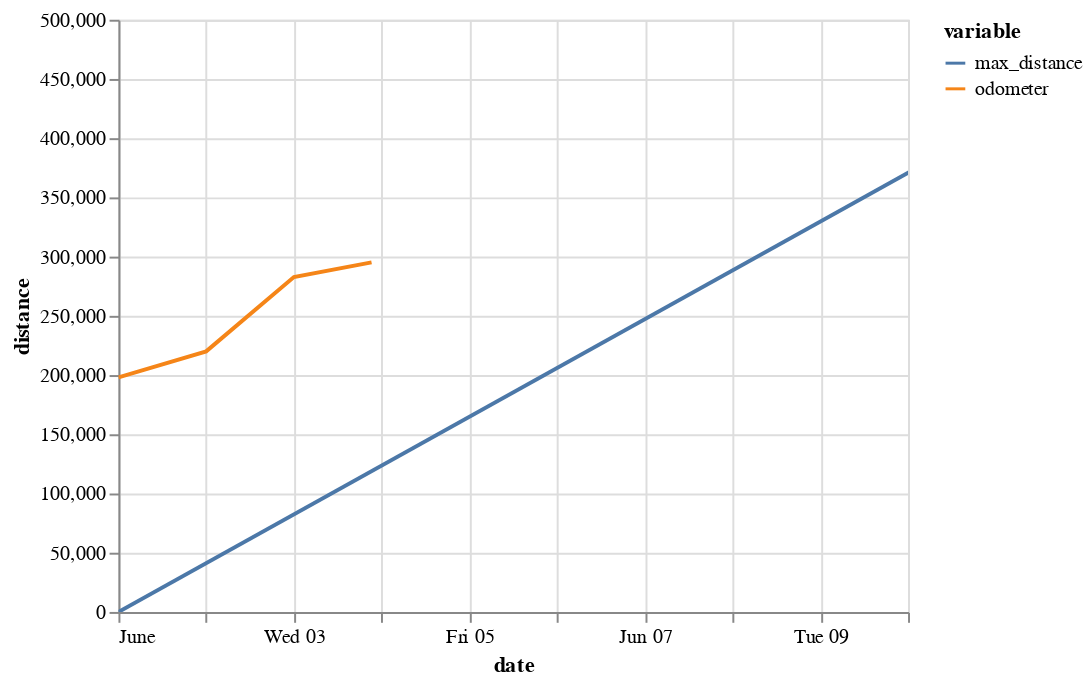

The notebook cell saved with this chart:
### Code cell
alt.Chart(df).mark_line().encode(
    x=alt.X('date', scale=alt.Scale(domain=('2020-06-01','2020-06-10'))),
    y=alt.X('distance', scale=alt.Scale(domain=(0,500000))),
    color='variable',
    tooltip=['date', 'distance', 'variable']
).interactive()

### Figure 1 — Vega-Lite specification as saved in the notebook (floating-point values rounded to 4 significant figures)
{"config": {"view": {"continuousWidth": 400, "continuousHeight": 300}}, "data": {"name": "data-be2946301e35df53ca9de2abfc0c0908"}, "mark": "line", "encoding": {"color": {"type": "nominal", "field": "variable"}, "tooltip": [{"type": "temporal", "field": "date"}, {"type": "quantitative", "field": "distance"}, {"type": "nominal", "field": "variable"}], "x": {"type": "temporal", "field": "date", "scale": {"domain": ["2020-06-01", "2020-06-10"]}}, "y": {"type": "quantitative", "field": "distance", "scale": {"domain": [0, 500000]}}}, "selection": {"selector001": {"type": "interval", "bind": "scales", "encodings": ["x", "y"]}}, "$schema": "https://vega.github.io/schema/vega-lite/v4.8.1.json", "datasets": {"data-be2946301e35df53ca9de2abfc0c0908": [{"date": "2020-06-01T00:00:00", "variable": "max_distance", "distance": 0}, {"date": "2021-05-31T00:00:00", "variable": "max_distance", "distance": 15000000}, {"date": "2020-06-01T00:00:00", "variable": "odometer", "distance": 198041}, {"date": "2020-06-02T00:00:00", "variable": "odometer", "distance": 220000}, {"date": "2020-06-03T00:00:00", "variable": "odometer", "distance": 282735}, {"date": "2020-06-03T21:14:14.603052", "variable": "odometer", "distance": 295098}]}}
